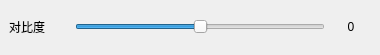
          <widget class="QWidget" name="widget_16" native="true">
           <property name="maximumSize">
            <size>
             <width>16777215</width>
             <height>55</height>
            </size>
           </property>
           <property name="styleSheet">
            <string notr="true">QLabel
{
	background-color: rgba(209, 209, 209, 100);
	font: 18px &quot;Alibaba PuHuiTi&quot;;
}</string>
           </property>
           <layout class="QGridLayout" name="gridLayout_11">
            <property name="leftMargin">
             <number>0</number>
            </property>
            <property name="topMargin">
             <number>0</number>
            </property>
            <property name="rightMargin">
             <number>0</number>
            </property>
            <property name="bottomMargin">
             <number>0</number>
            </property>
            <item row="0" column="0">
             <layout class="QHBoxLayout" name="horizontalLayout_27">
              <property name="leftMargin">
               <number>9</number>
              </property>
              <property name="rightMargin">
               <number>9</number>
              </property>
              <item>
               <widget class="QLabel" name="label_contrast">
                <property name="minimumSize">
                 <size>
                  <width>60</width>
                  <height>0</height>
                 </size>
                </property>
                <property name="maximumSize">
                 <size>
                  <width>60</width>
                  <height>20</height>
                 </size>
                </property>
                <property name="styleSheet">
                 <string notr="true">	background:transparent;</string>
                </property>
                <property name="text">
                 <string>对比度</string>
                </property>
                <property name="alignment">
                 <set>Qt::AlignLeading|Qt::AlignLeft|Qt::AlignVCenter</set>
                </property>
               </widget>
              </item>
              <item>
               <widget class="QSlider" name="ContrastSlider">
                <property name="minimumSize">
                 <size>
                  <width>250</width>
                  <height>0</height>
                 </size>
                </property>
                <property name="maximumSize">
                 <size>
                  <width>250</width>
                  <height>16777215</height>
                 </size>
                </property>
                <property name="minimum">
                 <number>-100</number>
                </property>
                <property name="maximum">
                 <number>100</number>
                </property>
                <property name="orientation">
                 <enum>Qt::Horizontal</enum>
                </property>
               </widget>
              </item>
              <item>
               <widget class="QLabel" name="label_contrastValue">
                <property name="minimumSize">
                 <size>
                  <width>40</width>
                  <height>0</height>
                 </size>
                </property>
                <property name="maximumSize">
                 <size>
                  <width>40</width>
                  <height>20</height>
                 </size>
                </property>
                <property name="styleSheet">
                 <string notr="true">QLabel
{
	background-color: transparent;
	font: 16px &quot;Alibaba PuHuiTi&quot;;
}</string>
                </property>
                <property name="text">
                 <string>0</string>
                </property>
                <property name="alignment">
                 <set>Qt::AlignCenter</set>
                </property>
               </widget>
              </item>
             </layout>
            </item>
           </layout>
          </widget>
